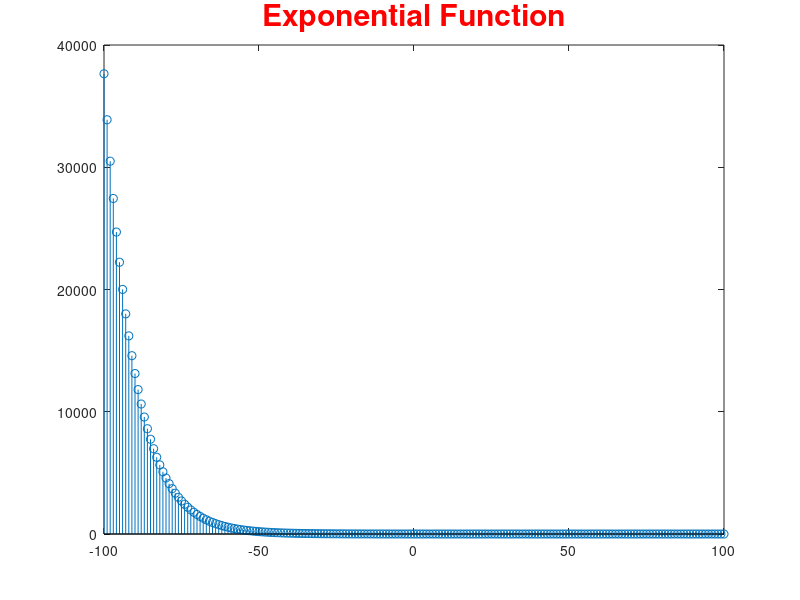

Recreate this plot in MATLAB.
clc;
close all;
clear all;

n = -100:100;
alpha = 0.9;
xn = alpha.^n;
figure(1)
stem(n,xn)
title('\bf\color{red}\fontsize{30}Exponential Function')
